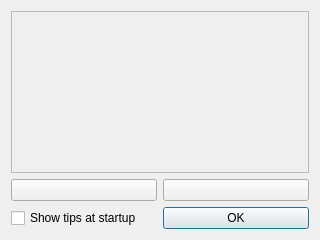
<?xml version="1.0" encoding="UTF-8"?>
<ui version="4.0">
 <class>TipsDialog</class>
 <widget class="QDialog" name="TipsDialog">
  <property name="geometry">
   <rect>
    <x>0</x>
    <y>0</y>
    <width>320</width>
    <height>240</height>
   </rect>
  </property>
  <property name="windowTitle">
   <string>Did you know?</string>
  </property>
  <layout class="QGridLayout" name="gridLayout">
   <item row="2" column="0">
    <widget class="QCheckBox" name="startupCheckBox">
     <property name="text">
      <string>Show tips at startup</string>
     </property>
    </widget>
   </item>
   <item row="2" column="1">
    <widget class="QPushButton" name="okButton">
     <property name="text">
      <string>OK</string>
     </property>
    </widget>
   </item>
   <item row="0" column="0" colspan="2">
    <widget class="QTextBrowser" name="tipsBrowser">
     <property name="enabled">
      <bool>false</bool>
     </property>
    </widget>
   </item>
   <item row="1" column="1">
    <widget class="QPushButton" name="nextButton">
     <property name="text">
      <string/>
     </property>
     <property name="icon">
      <iconset theme="go-next"/>
     </property>
    </widget>
   </item>
   <item row="1" column="0">
    <widget class="QPushButton" name="previousButton">
     <property name="text">
      <string/>
     </property>
     <property name="icon">
      <iconset theme="go-previous"/>
     </property>
    </widget>
   </item>
  </layout>
 </widget>
 <resources/>
 <connections/>
</ui>
